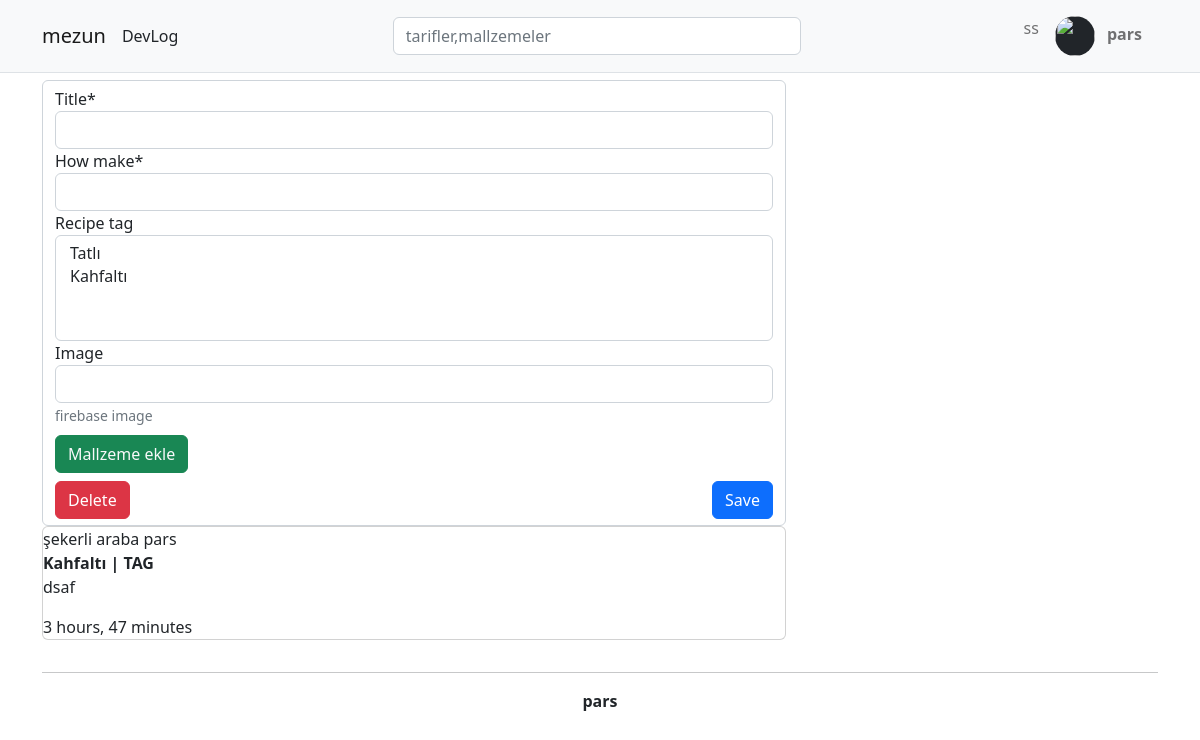
The app's page / (signed in), older data.
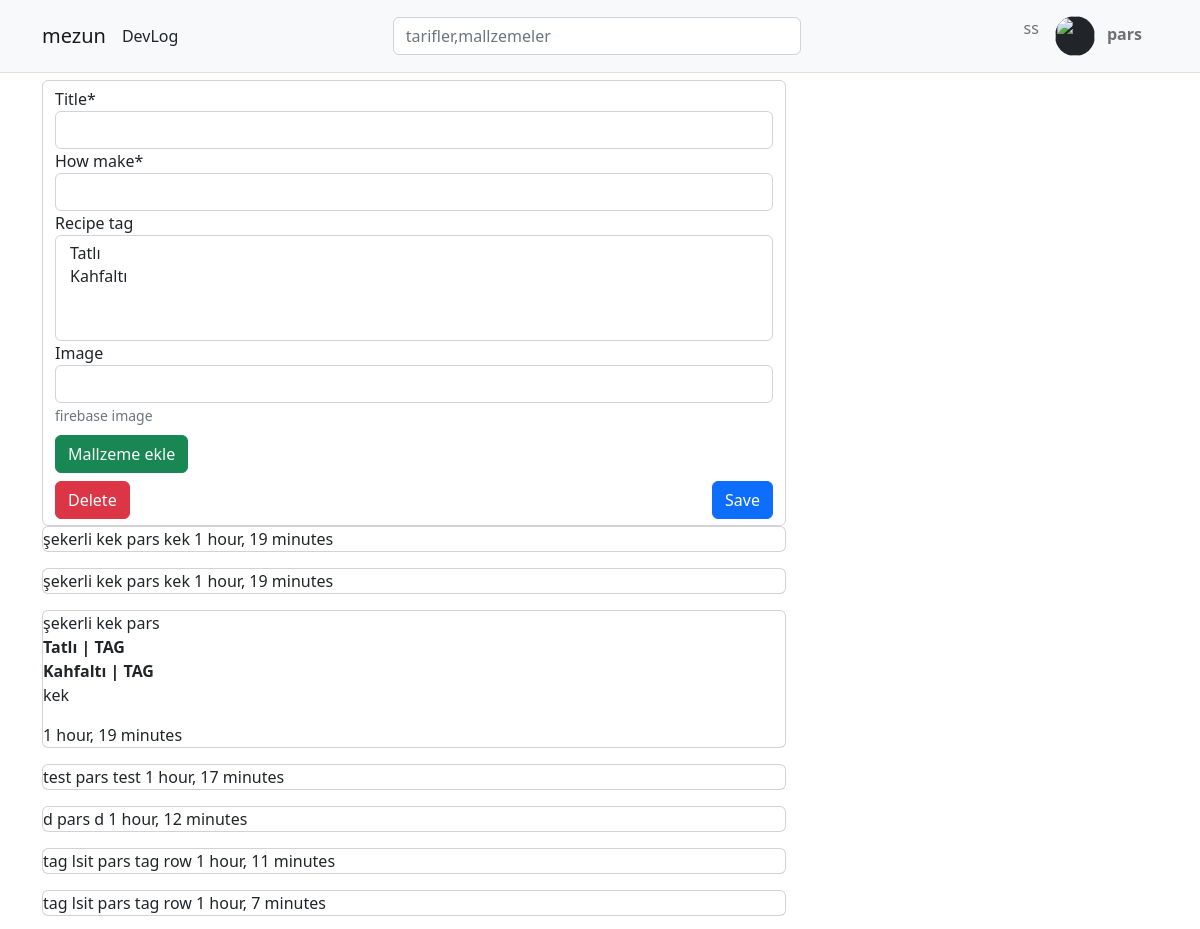
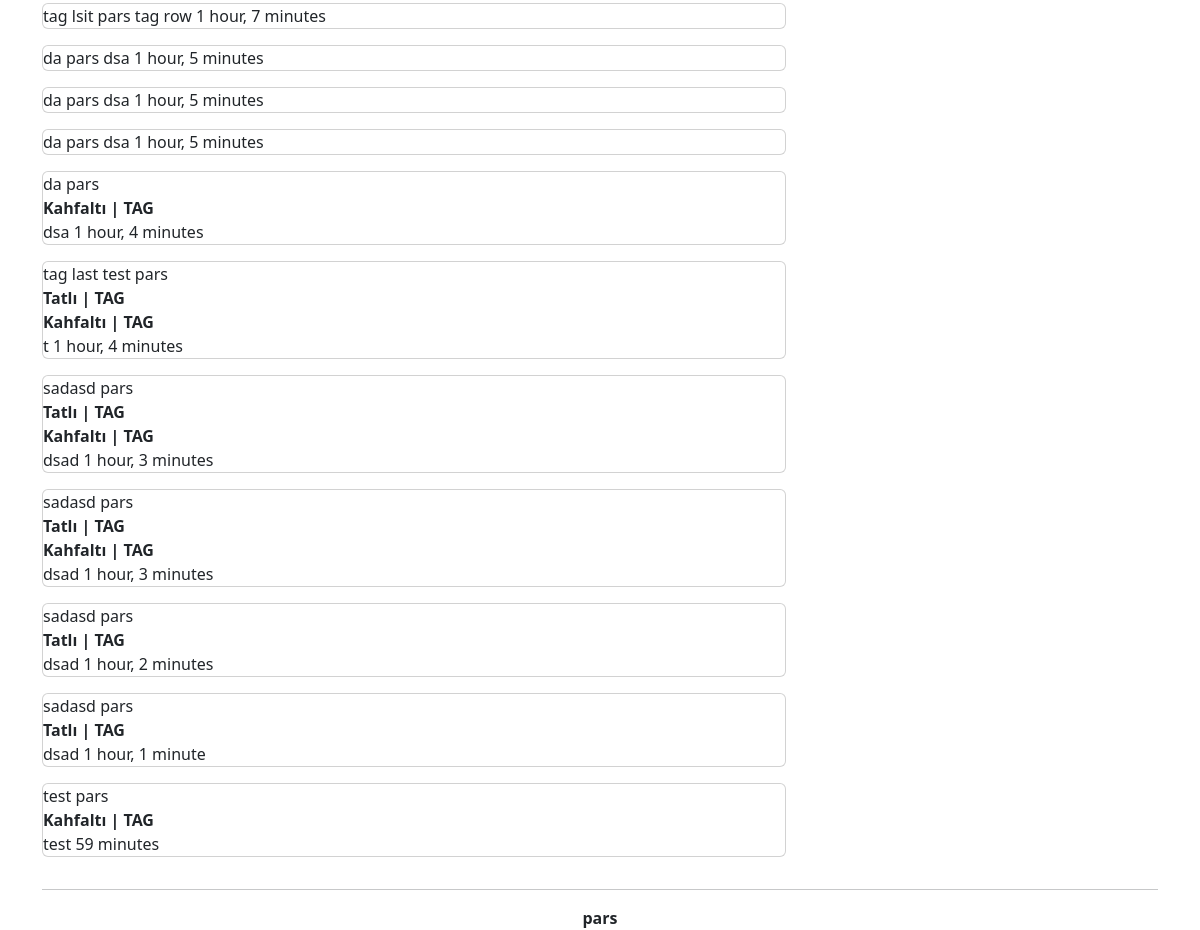
The same page, newer data (2 pictures, top to bottom).
### recipe/models.py (models this page shows, shortened)
class Recipe(models.Model):
    title = models.TextField(max_length=150,default=None)
    createBy = models.ForeignKey(User,on_delete=models.CASCADE,null=True)
    how_make = RichTextField(default=None)
    materialList = models.ManyToManyField('material',blank=True,null=True)
    created = models.DateTimeField(auto_now_add=True)
    recipe_tag = models.ManyToManyField('recipeTag',blank=True)
    image = models.TextField(null=True)
    def getTags(self):
        return self.recipe_tag.values()

class recipeTag(models.Model):
    name = models.TextField()
    icon = models.TextField(null=True)
    def __str__(self):
        return str(self.name)

### recipe/views.py (the view, shortened to what this page needs)
# urls.py: path('', mainPage,name='main_page'),
def mainPage(request):
    Recipe_all = Recipe.objects.all()
    new_recipe_form = recipeForm
    recipe_basis = new_recipe_form(request.POST or None)
    return render(request,'index.html',context={
        'recipe_all':Recipe_all,
        'new_recipe_form':recipe_basis
    })

### recipe/forms.py
class recipeForm(forms.ModelForm):
    title = forms.CharField(max_length=150)
    how_make = forms.CharField()
    image = forms.CharField(help_text='firebase image',required=False)
    class Meta:
        model = Recipe
        fields = ('title','how_make','recipe_tag','image')

### templates/index.html (shortened to what this page needs)
<!DOCTYPE html>
{% extends 'base.html' %}
{% block content %}
    <form method="post" class="form-control">
        {% load crispy_forms_tags %}
        {{ new_recipe_form | crispy }}
        <button class="btn btn-success link-light" type="button" onclick="createMaterialInputField()" >Mallzeme ekle</button>
        <div class="d-flex mt-2">
            <button type="reset" class="btn btn-danger">Delete</button>
            <div class="w-100"></div>
            <button class="btn btn-primary">Save</button>
        </div>
    </form>
    {% for recipe in recipe_all %}
        {% include 'recipe.html' %}
    {% endfor %}
{% endblock %}

### templates/base.html (shortened to what this page needs)
<html>
<head>
    {% include 'basic_head.html' %}
</head>
<body>
{% include 'navbar.html' %}
<div class="container">
    <div class="d-flex">
        <div class="col">
            {% block content %}{% endblock %}
        </div>
        <div class="col-1"></div>
        <div class="col-3">
        </div>
    </div>
    <hr>
    <div class="text-center w-100">
        <strong class="text-center">
            pars
        </strong>
    </div>
</div>
</body>
</html>

### templates/basic_head.html (shortened to what this page needs)
<link rel="stylesheet" href="https://cdn.jsdelivr.net/npm/@docsearch/css@3">
{% load static %}
<link href="{% static 'bootstrap/css/bootstrap.min.css' %}" rel="stylesheet">

### templates/navbar.html (shortened to what this page needs)
<nav class="navbar navbar-expand position-fixed border-bottom w-100 bg-light" style="z-index: 10;">
    <div class="container">
      <a class="navbar-brand nav-link" href="{% url 'main_page' %}">mezun</a>
      <a class="nav-link" href="{% url 'main_page' %}">DevLog</a>
      <div class="collapse navbar-collapse" id="navbarSupportedContent">
<div class="mx-auto order-0 col-sm-0 col-5">
    <input class="form-control " type="search" placeholder="tarifler,mallzemeler" aria-label="Search" id="search_field" onchange="search_tracker('search_field')" onkeyup="console.log(document.getElementById('search_field').value);">
</div>
<div class="navbar-right ">
{% if request.user.is_authenticated %}
   <ul class="navbar-nav me-auto mb-2 mb-lg-0">
       <li class="nav-item">
           <a class="nav-link">ss</a>
       </li>
       <li class="nav-item dropdown">
          <a class="nav-link" href="#" role="button" data-bs-toggle="dropdown" aria-expanded="false">
              {% load static %}
              <img class="rounded-circle bg-dark" style="width: 40px;height:40px;" src="{{ request.user.avatar.url }}"  onerror="this.onerror=null;this.src='{% static 'img/defaultAvatar.png' %}';">
              <strong class="p-2 text-center mobil-hide">{{ request.user.username }}</strong>
          </a>
    </li>
</ul>
          {% else %}
           <a class="btn btn-success" href="{% url 'login' %}">login</a>
          {% endif %}
        </div>
      </div>
    </div>
</nav>
<div style="height: 10vh"></div>

### templates/recipe.html
<div class="card mb-3">
    {{ recipe.title }}
    {{ recipe.createBy }}
    {% for tag in recipe.getTags %}
        <strong>{{ tag.name }} | TAG</strong>
    {% endfor %}
    {{ recipe.how_make | safe }}
    {{ recipe.created | timesince }}
</div>

Row changes from the older to the newer data that the page shows:
removed Recipe: title "şekerli araba", createBy "pars", how_make "dsaf", created "3 hours, 47 minutes", recipeTag (name "Kahfaltı")
added Recipe: title "şekerli kek", createBy "pars", how_make "kek", created "1 hour, 19 minutes"
added Recipe: title "şekerli kek", createBy "pars", how_make "kek", created "1 hour, 19 minutes"
added Recipe: title "şekerli kek", createBy "pars", how_make "kek", created "1 hour, 19 minutes", recipeTag (name "Kahfaltı")
now on this page (row unchanged): recipeTag: name "Tatlı"
added Recipe: title "test", createBy "pars", how_make "test", created "1 hour, 17 minutes"
added Recipe: title "d", createBy "pars", how_make "d", created "1 hour, 12 minutes"
added Recipe: title "tag lsit", createBy "pars", how_make "tag row", created "1 hour, 11 minutes"
added Recipe: title "tag lsit", createBy "pars", how_make "tag row", created "1 hour, 7 minutes"
added Recipe: title "tag lsit", createBy "pars", how_make "tag row", created "1 hour, 7 minutes"
added Recipe: title "da", createBy "pars", how_make "dsa", created "1 hour, 5 minutes"
added Recipe: title "da", createBy "pars", how_make "dsa", created "1 hour, 5 minutes"
added Recipe: title "da", createBy "pars", how_make "dsa", created "1 hour, 5 minutes"
added Recipe: title "da", createBy "pars", how_make "dsa", created "1 hour, 4 minutes", recipeTag (name "Kahfaltı")
added Recipe: title "tag last test", createBy "pars", how_make "t", created "1 hour, 4 minutes", recipeTag (name "Kahfaltı")
added Recipe: title "sadasd", createBy "pars", how_make "dsad", created "1 hour, 3 minutes", recipeTag (name "Kahfaltı")
added Recipe: title "sadasd", createBy "pars", how_make "dsad", created "1 hour, 3 minutes", recipeTag (name "Kahfaltı")
added Recipe: title "sadasd", createBy "pars", how_make "dsad", created "1 hour, 2 minutes"
added Recipe: title "sadasd", createBy "pars", how_make "dsad", created "1 hour, 1 minute"
added Recipe: title "test", createBy "pars", how_make "test", created "59 minutes", recipeTag (name "Kahfaltı")
